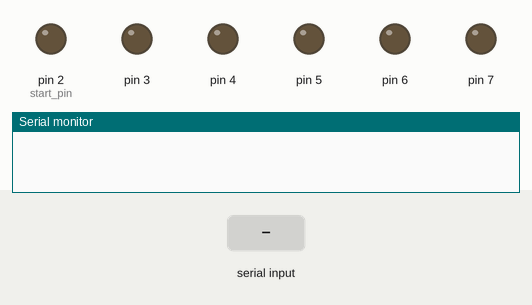
This sketch was run on a simulated Arduino Uno, built with avr-gcc and run on an emulated ATmega328P. Parts: output pins drawn as LEDs (lit = HIGH), the last lines printed to the serial monitor. The test bench sets the inputs (shaded band).

Above: at 1.2 s.
1.3 s: "90,45\n" received over Serial
At 2.6 s:
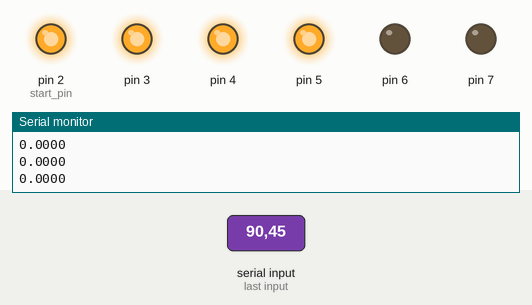
Timing chart, 0 to 4.3 s (numbered marks = the images above; inputs shaded):
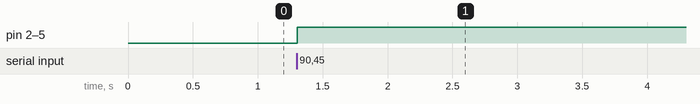

The sketch:

sketch.ino
```cpp
#include "GreedyAlgorihtm.h"  //функция включения/отключен резисторов

#define start_pin 2 //пин, с которого начинается подключение реле и кнопок

#define GENERAL 1000  //максимальная полезная нагрузка
#define CURRENT 700   //начальное значение текущей полезной нагрузки

double general_load = GENERAL, current_load = CURRENT, tmp_load;
int lamps = number_of_lamps;  //количество реле

Resistor list[number_of_lamps]; //список элементов класса Resistor

unsigned int i = 0;

void setup() {
  Serial.begin(9600);

  //Предполагается, что цифровые пины сначала присваиваются кнопкам, потом реле
  unsigned int pin_counter_lamps = start_pin;

  /*
     Таким образом:
     start_pin - number_of_lamps - пины, отвечающие за переключатели
     number_of_lamps+1 - number_of_lamps*2 - пины, отвечающие за реле
  */

  for (i; i <= number_of_lamps; i++)
  {
    pinMode(pin_counter_lamps, OUTPUT);
    digitalWrite(pin_counter_lamps, LOW);
    pin_counter_lamps++;
  }

  list[0].set_consumption(general_load / 2);

  //Заполнение сопротивлений балластных нагрузок
  for (i = 1; i < lamps - 1; i++)
  {
    list[i].set_consumption(list[i - 1].get_consumption() / 2);
  }
  list[lamps - 1].set_consumption(list[lamps - 2].get_consumption());

}

void loop()
{
  if (Serial.available()>0) //проверка того, что последовательный порт доступен
  {
    tmp_load = Serial.parseFloat(SKIP_WHITESPACE);  //считывает значение полезной нагрузки из последовательного порта
    Serial.println(tmp_load,4);
    if ((tmp_load > 0) && (tmp_load <= GENERAL))  //проверяем введенное значение на корректность
    {
      current_load = tmp_load;
      greedyAlgorihtm((general_load - current_load), list); //вызов алгоритма

      for (i = 0; i < number_of_lamps; i++) //переключение реле и вывод результата в монитор порта
      {
        if (list[i].get_activate_status())
        {
          digitalWrite(i + start_pin, HIGH);  //включение реле
          list[i].activate();
          Serial.print(i);
          Serial.println("   ON");

        }
        else
        {
          digitalWrite(i + start_pin, LOW); //выключение реле
          list[i].deactivate();
          Serial.print(i);
          Serial.println("   OFF");
        }
      }
    }
  }
}
```

GreedyAlgorihtm.h
```cpp
#ifndef GreedyAlgorihtm_h
#define GreedyAlgorihtm_h

#include "Resistor.h"         //класс "Резистор"

#define number_of_lamps 5

//Функция, реализующая алгоритм включения/выключения элементов баллластной нагрузки
void greedyAlgorihtm(double load, Resistor (&list) [number_of_lamps])
{
  if (number_of_lamps == 0) return; //если массив реле пустой, то ничего не рассчитываем

  double smallestConsumption = list[number_of_lamps - 1].get_consumption(); //вычисляем наименьшую мощность из балластной нагрузки

  for (int i = 0; i < number_of_lamps; i++) //проходим по массиву реле
  {
    if (list[i].get_consumption() <= load || abs(load - list[i].get_consumption()) <= smallestConsumption / 2.0)  //условие активации
    {
      list[i].activate(); //активация реле
      load -= list[i].get_consumption();  //уменьшение компенсируемой мощности на то значение, которое мы включили
    }
    else
    {
      list[i].deactivate(); //деактивация реле
    }
  }
}

#endif
```

Resistor.h
```cpp
#ifndef Resistor_h
#define Resistor_h

using namespace std;

class Resistor  //класс, реализующий элемент балластной нагрузки
{
private:
  float consumption;  //мощность элемента балластной нагрузки
  bool active;        //статус элемента нагрузки

public:
  //конструктор по умолчанию
  Resistor()
  {
    consumption = 0;
    active = false;
  }

  //конструктор с параметром
  //создаем экземпляр класса с заданной мощностью
  Resistor(float user_consumption)
  {
    consumption = user_consumption;
    active = false;
  }

  //перегруженные операторы сравнения для дальнейшей модификации алгоритма
  friend bool operator<(const Resistor res1, const Resistor res2);
  friend bool operator>(const Resistor res1, const Resistor res2);

  //метод активации элемента
  void activate()
  {
    active = true;
  }

  //метод деактивации элемента
  void deactivate()
  {
    active = false;
  }

  //метод для задания значения мощности элемента
  bool set_consumption(float user_consumption)
  {
    if ((user_consumption >= 0))
    {
      consumption = user_consumption;
      return true;
    } else
      return false;
  }

  //метод получения значения мощности элемента
  float get_consumption()
  {
    return consumption;
  }

  //метод получения статуса активации элемента
  bool get_activate_status()
  {
    return active;
  }
};

//перегруженные операторы сравнения для дальнейшей модификации алгоритма
bool operator<(const Resistor res1, const Resistor res2)
{
  return (res1.consumption < res2.consumption);
}

bool operator>(const Resistor res1, const Resistor res2)
{
  return (res1.consumption > res2.consumption);
}

#endif
```

Measured:
- after the input at 1.3 s, pin 2 (start_pin), pin 3–5: LOW → HIGH at once
